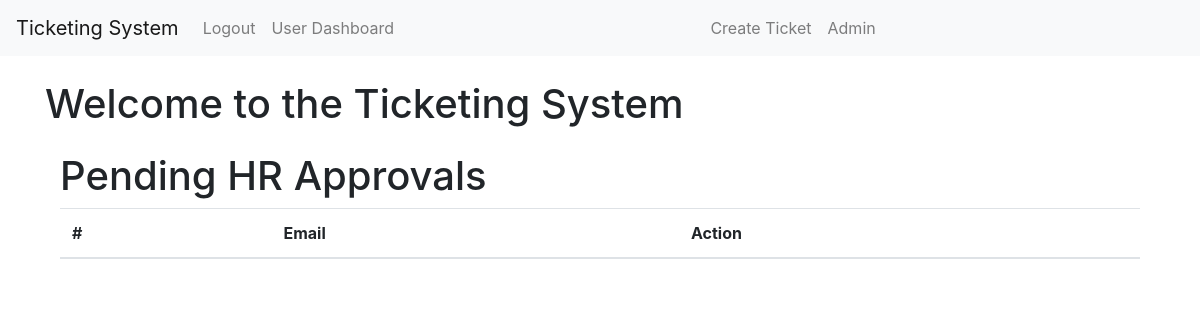
Page /admin/hr_approvals (signed in) on the earlier database version.
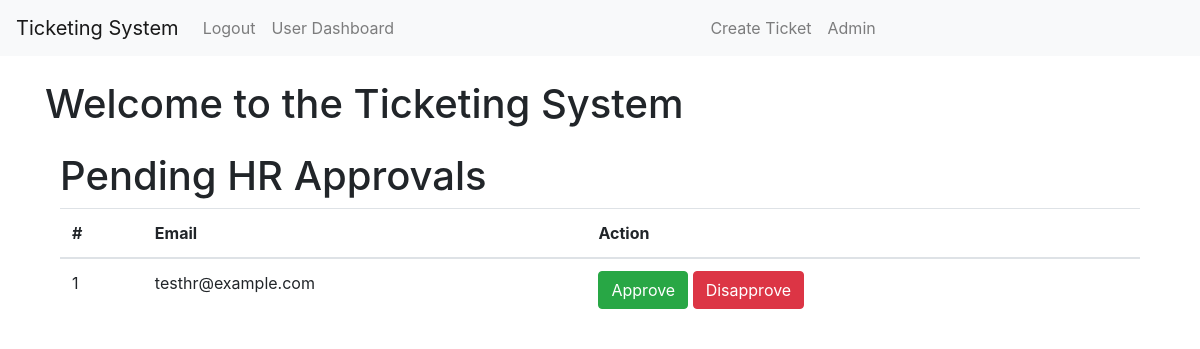
Same page on the later database version.
### app/models.py (models this page shows, shortened)
class User(UserMixin, db.Model):
    id = db.Column(db.Integer, primary_key=True)
    email = db.Column(db.String(100), unique=True, nullable=False)
    password_hash = db.Column(db.String(128))
    is_hr = db.Column(db.Boolean, default=False)
    is_admin = db.Column(db.Boolean, default=False)
    is_approved = db.Column(db.Boolean, default=False)

### app/__init__.py (the view)
    @app.route('/admin/hr_approvals')
    @login_required
    def hr_approvals():
        if not current_user.is_admin:
            return redirect(url_for('index'))
        pending_hr_users = User.query.filter_by(is_hr=True, is_approved=False).all()
        return render_template('admin/hr_approvals.html', users=pending_hr_users)

### app/__init__.py (called while the page is built)
@login_manager.user_loader
def load_user(user_id):
    return User.query.get(int(user_id))

### app/templates/admin/hr_approvals.html (shortened to what this page needs)
{% extends 'base.html' %}
{% block content %}
<div class="container mt-4">
        <h1>Pending HR Approvals</h1>
        <table class="table">
            <thead>
                <tr>
                    <th>#</th>
                    <th>Email</th>
                    <th>Action</th>
                </tr>
            </thead>
            <tbody>
                {% for user in users %}
                <tr>
                    <td>{{ loop.index }}</td>
                    <td>{{ user.email }}</td>
                    <td>
                        <form action="{{ url_for('approve_hr', user_id=user.id) }}" method="post" style="display: inline-block;">
                            <button type="submit" class="btn btn-success">Approve</button>
                        </form>
                        <form action="{{ url_for('disapprove_hr', user_id=user.id) }}" method="post" style="display: inline-block;">
                            <button type="submit" class="btn btn-danger">Disapprove</button>
                        </form>
                    </td>
                </tr>
                {% endfor %}
            </tbody>
        </table>
    </div>
{% endblock %}

Differences in the rows shown:
added User: email "testhr@example.com"
